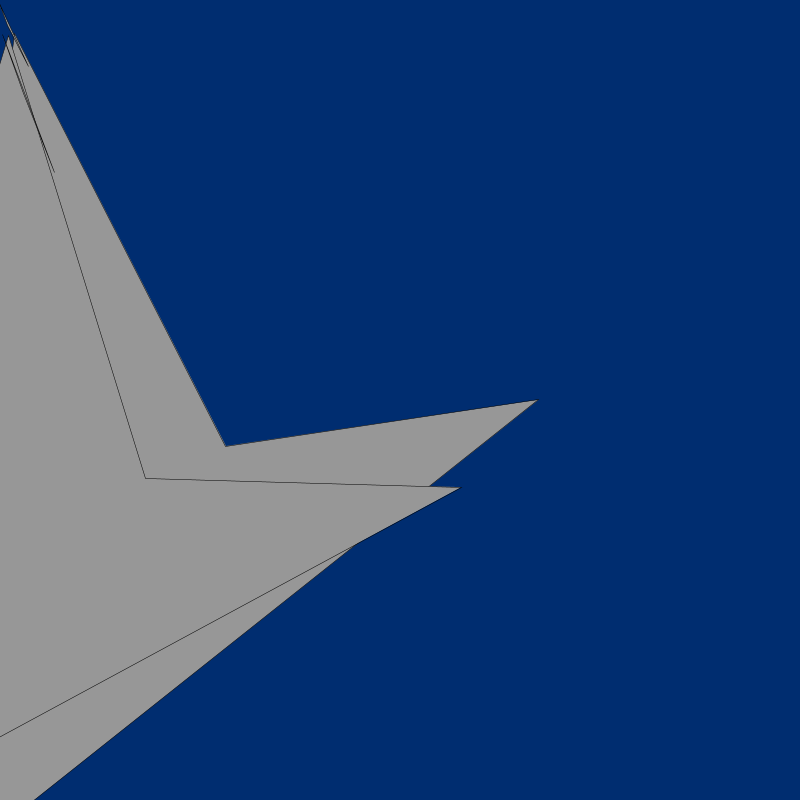
Frame 1 (no input)
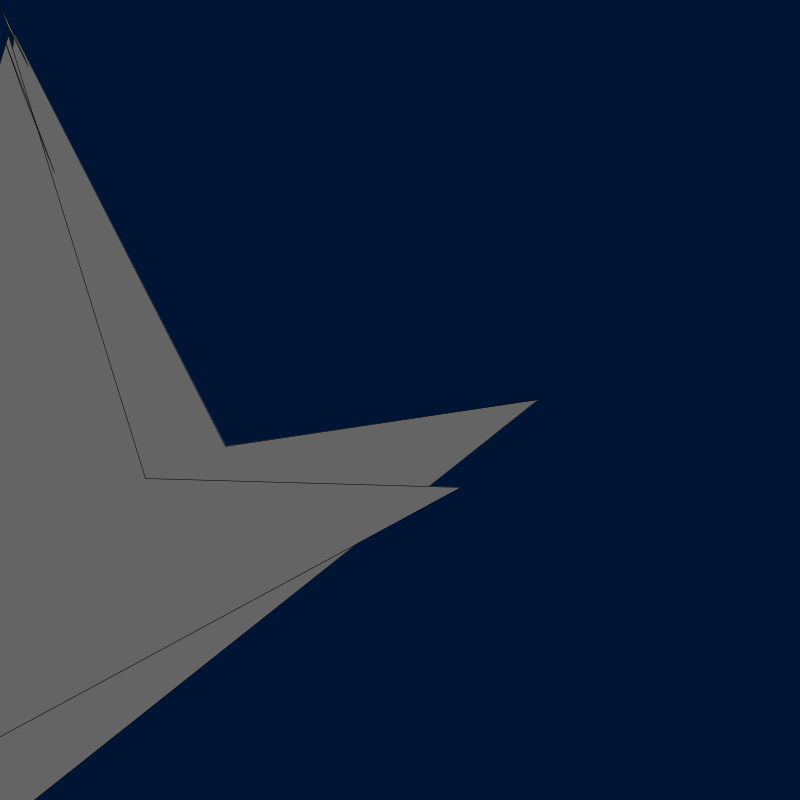
Frame 60 (the mouse pressed at the canvas centre just before this capture)
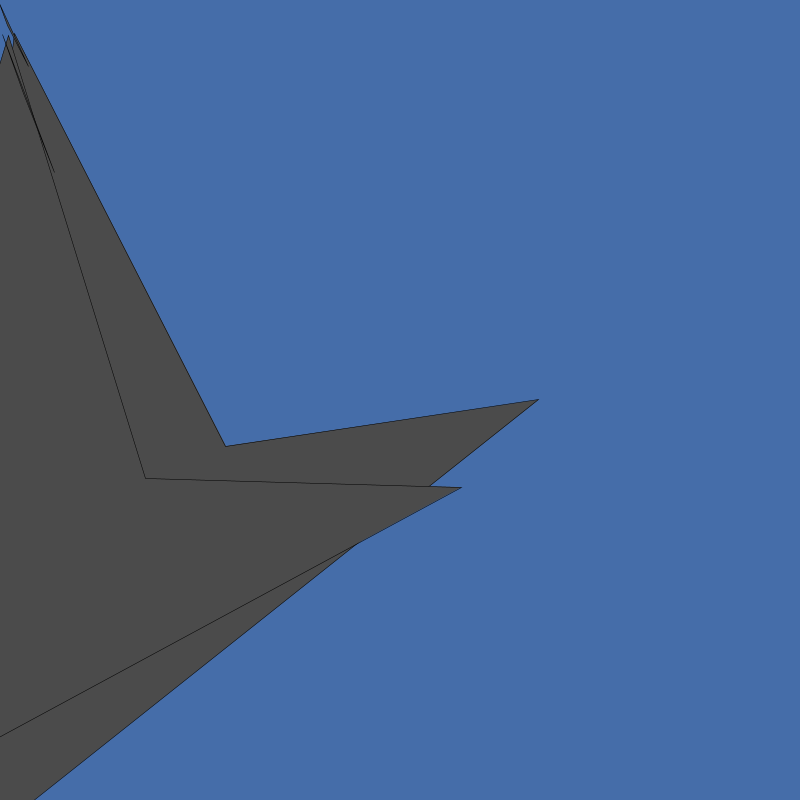
Frame 120 (the mouse held since frame 60 and released just before this capture)

The Processing sketch that drew these frames (run headless with seeded random() and noise(); from frame 60 on, the mouse is pressed at the canvas centre):

// Processing sketch: processing_75292
// ── processing_75292.pde

void setup (){
  size(800,800);
  smooth();
  colorMode(HSB, 250, 100, 150, 100);

  strokeWeight(.5);
  background(0,0,.100);
}

void draw (){

  background(150,random(255),random(255));
  fill(random(156));
  for(int i = 0; i < 10; i++ ){
    rotate(radians(10));
    quad(20,30,300,400,600,300,68,900);
    triangle(i++*2, i++*4, i++*6, i++*8, i++*10, i++*12);
  }
}
